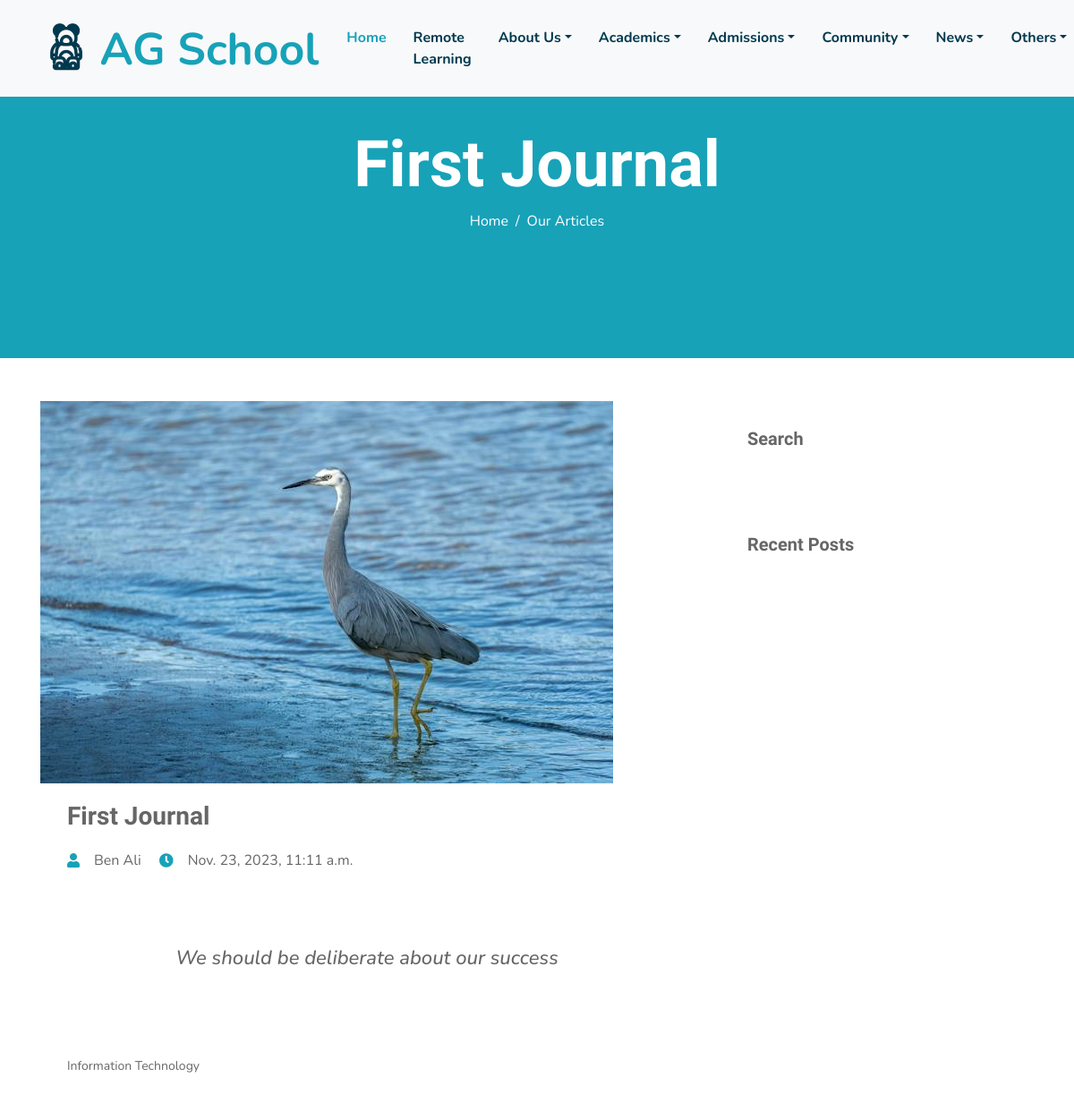
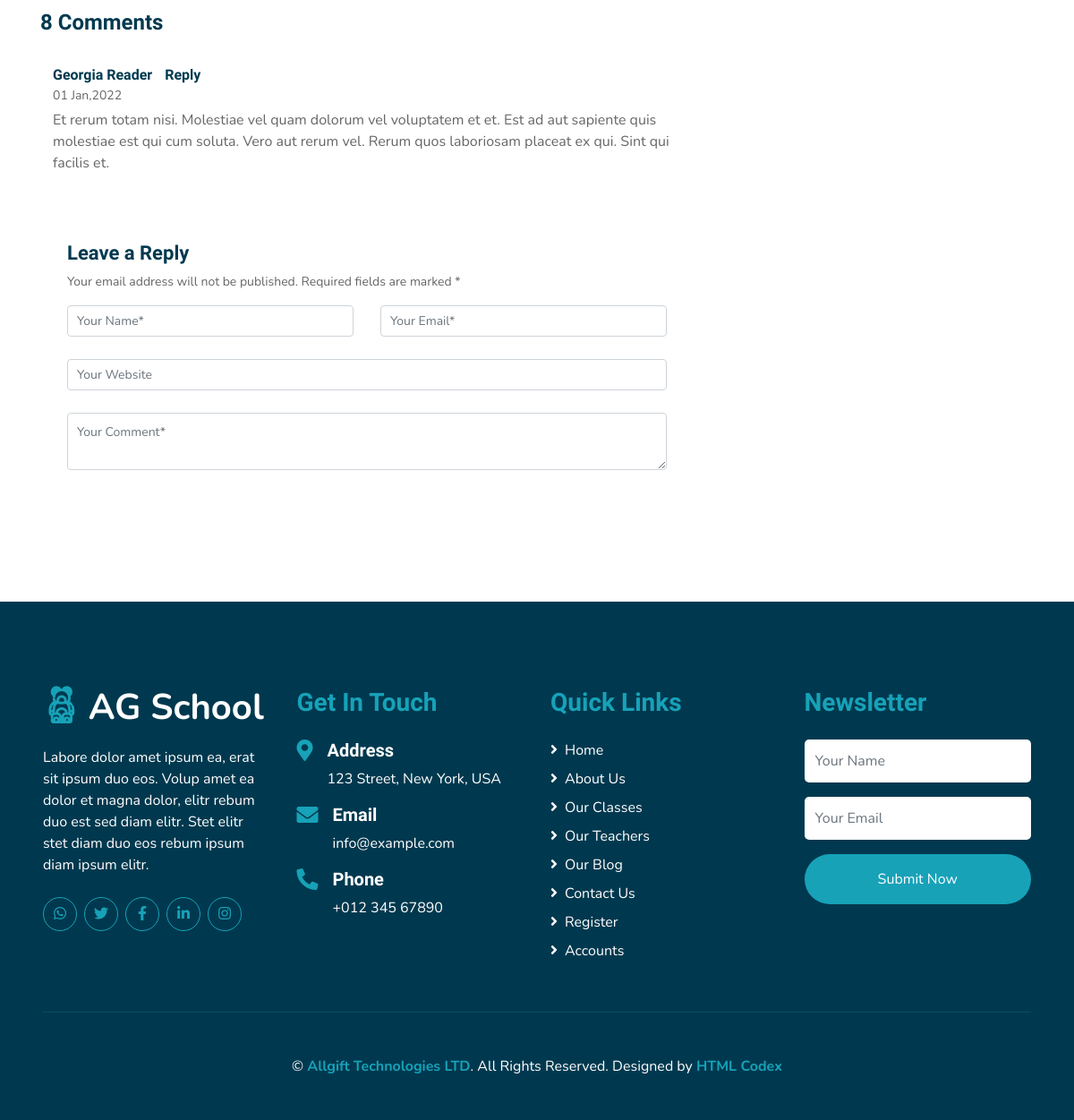
Screenshot of /journal_details/1/ with the database file from the repository (2 pictures, top to bottom).
### core/models.py (models this page shows, shortened)
class Journal(models.Model):
    title = models.CharField(max_length=255)
    category = models.ForeignKey(ArticlesCategories, on_delete=models.CASCADE)
    picture_1 = models.ImageField(default='', upload_to='blog')
    blockquote = models.CharField(max_length=255, null=True, blank=True)
    picture_2 = models.ImageField(upload_to='blog', null=True, blank=True)
    picture_3 = models.ImageField(upload_to='blog', null=True, blank=True)
    detail_1 = models.TextField(null=True, blank=True)
    detail_2 = models.TextField(null=True, blank=True)
    topic_3 = models.CharField(max_length=255, null=True, blank=True)
    detail_3 = models.TextField(null=True, blank=True)
    topic_4 = models.CharField(max_length=255, null=True, blank=True)
    detail_4 = models.TextField(null=True, blank=True)
    detail_5 = models.TextField(null=True, blank=True)
    detail_6 = models.TextField(null=True, blank=True)
    banner = models.BooleanField(default=False)
    date_posted = models.DateTimeField(auto_now_add=True)
    author = models.CharField(max_length=155)
    author_pic = models.ImageField(upload_to='blog', default="default.jpg", null=True, blank=True)

class ArticlesCategories(models.Model):
    category = models.CharField(max_length=128)
    def __str__(self):
        return f"{self.category}"

### core/views.py (the view)
# urls.py: path("journal_details/<int:pk>/", views.JournalDetailView.as_view(), name='journal_details'),
class JournalDetailView(DetailView):
    model = Journal
    template_name = 'core/journal_details.html'
    context_object_name = 'article'

### templates/core/journal_details.html (shortened to what this page needs)
{% extends 'base.html' %}
{% load static %}
{% block content %}
    <div class="container-fluid bg-primary mb-5">
      <div
        class="d-flex flex-column align-items-center justify-content-center"
        style="min-height: 400px"
      >
        <h3 class="display-3 font-weight-bold text-white">{{article.title}}</h3>
        <div class="d-inline-flex text-white">
          <p class="m-0"><a class="text-white" href="{% url 'home' %}">Home</a></p>
          <p class="m-0 px-2">/</p>
          <p class="m-0">Our Articles</p>
        </div>
      </div>
    </div>
    <section id="blog" class="blog">
      <div class="container" data-aos="fade-up">
        <div class="row g-5">
          <div class="col-lg-8">
            <article class="blog-details">
              <div class="post-img">
                <img src="{{article.picture_1.url}}" alt="" class="img-fluid">
              </div>
              <h2 class="title">{{article.title}}</h2>
              <div class="meta-top">
                <ul>
                  <li class="d-flex align-items-center"> {{article.author}}</li>
                  <li class="d-flex align-items-center"> <time datetime="{{article.date_posted}}">{{article.date_posted}}</time></li>
                </ul>
              </div>
              <div class="content">
                <blockquote>
                  <p>
                    {{article.blockquote}}
                  </p>
                </blockquote>
              </div>
              <div class="meta-bottom">
                <ul class="cats">
                  <li><a>{{article.category}}</a></li>
                </ul>
              </div>
            </article>
            <div class="comments">
              <h4 class="comments-count">8 Comments</h4>
              <div id="comment-1" class="comment">
                <div class="d-flex">
                  <div>
                    <h5><a href="">Georgia Reader</a> <a href="#" class="reply"> Reply</a></h5>
                    <time datetime="2020-01-01">01 Jan,2022</time>
                    <p>
                      Et rerum totam nisi. Molestiae vel quam dolorum vel voluptatem et et. Est ad aut sapiente quis molestiae est qui cum soluta.
                      Vero aut rerum vel. Rerum quos laboriosam placeat ex qui. Sint qui facilis et.
                    </p>
                  </div>
                </div>
              </div>
              <div class="reply-form">
                <h4>Leave a Reply</h4>
                <p>Your email address will not be published. Required fields are marked * </p>
                <form action="">
                  <div class="row">
                    <div class="col-md-6 form-group">
                      <input name="name" type="text" class="form-control" placeholder="Your Name*">
                    </div>
                    <div class="col-md-6 form-group">
                      <input name="email" type="text" class="form-control" placeholder="Your Email*">
                    </div>
                  </div>
                  <div class="row">
                    <div class="col form-group">
                      <input name="website" type="text" class="form-control" placeholder="Your Website">
                    </div>
                  </div>
                  <div class="row">
                    <div class="col form-group">
                      <textarea name="comment" class="form-control" placeholder="Your Comment*"></textarea>
                    </div>
                  </div>
                  <button type="submit" class="btn btn-primary">Post Comment</button>
                </form>
              </div>
            </div>
          </div>
          <div class="col-lg-4">
            <div class="sidebar">
              <div class="sidebar-item search-form">
                <h3 class="sidebar-title">Search</h3>
                <form action="" class="mt-3">
                  <input type="text">
                  <button type="submit"></button>
                </form>
              </div>
              <div class="sidebar-item recent-posts">
                <h3 class="sidebar-title">Recent Posts</h3>
              </div>
            </div>
          </div>
        </div>
      </div>
    </section>
{% endblock content %}

### rows the page displays
Journal: title "First Journal", picture_1 (picture), author "Ben Ali", date_posted "Nov. 23, 2023, 11:11 a.m.", blockquote "We should be deliberate about our success", category "Information Technology"
